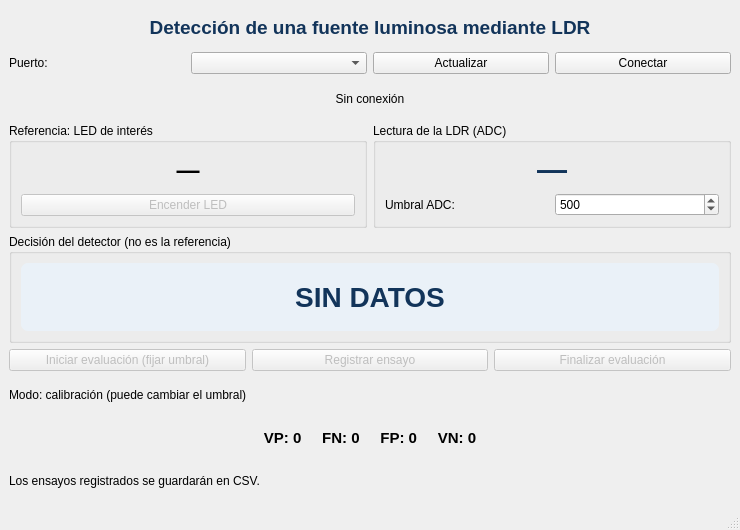
<?xml version="1.0" encoding="UTF-8"?>
<ui version="4.0">
 <class>MainWindow</class>
 <widget class="QMainWindow" name="MainWindow">
  <property name="geometry"><rect><x>0</x><y>0</y><width>740</width><height>530</height></rect></property>
  <property name="windowTitle"><string>Instrumentación Biomédica | Detector óptico LDR</string></property>
  <widget class="QWidget" name="centralwidget">
   <layout class="QVBoxLayout" name="verticalLayout">
    <item><widget class="QLabel" name="labelTitulo"><property name="text"><string>Detección de una fuente luminosa mediante LDR</string></property><property name="alignment"><set>Qt::AlignCenter</set></property><property name="styleSheet"><string notr="true">font-size: 19px; font-weight: bold; color: #12345A;</string></property></widget></item>
    <item><layout class="QHBoxLayout" name="horizontalLayoutPort">
     <item><widget class="QLabel" name="labelPuerto"><property name="text"><string>Puerto:</string></property></widget></item>
     <item><widget class="QComboBox" name="comboPuerto"/></item>
     <item><widget class="QPushButton" name="btnActualizar"><property name="text"><string>Actualizar</string></property></widget></item>
     <item><widget class="QPushButton" name="btnConectar"><property name="text"><string>Conectar</string></property></widget></item>
    </layout></item>
    <item><widget class="QLabel" name="labelConexion"><property name="text"><string>Sin conexión</string></property><property name="alignment"><set>Qt::AlignCenter</set></property></widget></item>
    <item><layout class="QHBoxLayout" name="horizontalLayoutDatos">
     <item><widget class="QGroupBox" name="grupoReferencia"><property name="title"><string>Referencia: LED de interés</string></property>
       <layout class="QVBoxLayout" name="verticalLayoutRef">
        <item><widget class="QLabel" name="labelReferencia"><property name="text"><string>—</string></property><property name="alignment"><set>Qt::AlignCenter</set></property><property name="styleSheet"><string notr="true">font-size: 23px; font-weight: bold;</string></property></widget></item>
        <item><widget class="QPushButton" name="btnLed"><property name="text"><string>Encender LED</string></property><property name="enabled"><bool>false</bool></property></widget></item>
       </layout></widget></item>
     <item><widget class="QGroupBox" name="grupoMedicion"><property name="title"><string>Lectura de la LDR (ADC)</string></property>
       <layout class="QVBoxLayout" name="verticalLayoutMed">
        <item><widget class="QLabel" name="labelMedicion"><property name="text"><string>—</string></property><property name="alignment"><set>Qt::AlignCenter</set></property><property name="styleSheet"><string notr="true">font-size: 30px; font-weight: bold; color: #12345A;</string></property></widget></item>
        <item><layout class="QHBoxLayout" name="horizontalLayoutUmbral">
          <item><widget class="QLabel" name="labelUmbral"><property name="text"><string>Umbral ADC:</string></property></widget></item>
          <item><widget class="QSpinBox" name="spinUmbral"><property name="maximum"><number>1023</number></property><property name="value"><number>500</number></property></widget></item>
        </layout></item>
       </layout></widget></item>
    </layout></item>
    <item><widget class="QGroupBox" name="grupoDecision"><property name="title"><string>Decisión del detector (no es la referencia)</string></property>
      <layout class="QVBoxLayout" name="verticalLayoutDecision">
       <item><widget class="QLabel" name="labelDecision"><property name="text"><string>SIN DATOS</string></property><property name="alignment"><set>Qt::AlignCenter</set></property><property name="minimumSize"><size><width>0</width><height>68</height></size></property><property name="styleSheet"><string notr="true">font-size: 28px; font-weight: bold; background: #EAF1F8; border-radius: 7px; color: #12345A;</string></property></widget></item>
      </layout></widget></item>
    <item><layout class="QHBoxLayout" name="horizontalLayoutAcciones">
      <item><widget class="QPushButton" name="btnEvaluar"><property name="text"><string>Iniciar evaluación (fijar umbral)</string></property><property name="enabled"><bool>false</bool></property></widget></item>
      <item><widget class="QPushButton" name="btnRegistrar"><property name="text"><string>Registrar ensayo</string></property><property name="enabled"><bool>false</bool></property></widget></item>
      <item><widget class="QPushButton" name="btnFinalizar"><property name="text"><string>Finalizar evaluación</string></property><property name="enabled"><bool>false</bool></property></widget></item>
    </layout></item>
    <item><widget class="QLabel" name="labelModo"><property name="text"><string>Modo: calibración (puede cambiar el umbral)</string></property></widget></item>
    <item><widget class="QLabel" name="labelConteos"><property name="text"><string>VP: 0     FN: 0     FP: 0     VN: 0</string></property><property name="alignment"><set>Qt::AlignCenter</set></property><property name="styleSheet"><string notr="true">font-size: 15px; font-weight: bold;</string></property></widget></item>
    <item><widget class="QLabel" name="labelArchivo"><property name="text"><string>Los ensayos registrados se guardarán en CSV.</string></property><property name="wordWrap"><bool>true</bool></property></widget></item>
   </layout>
  </widget>
  <widget class="QStatusBar" name="statusbar"/>
 </widget>
 <resources/>
 <connections/>
</ui>
